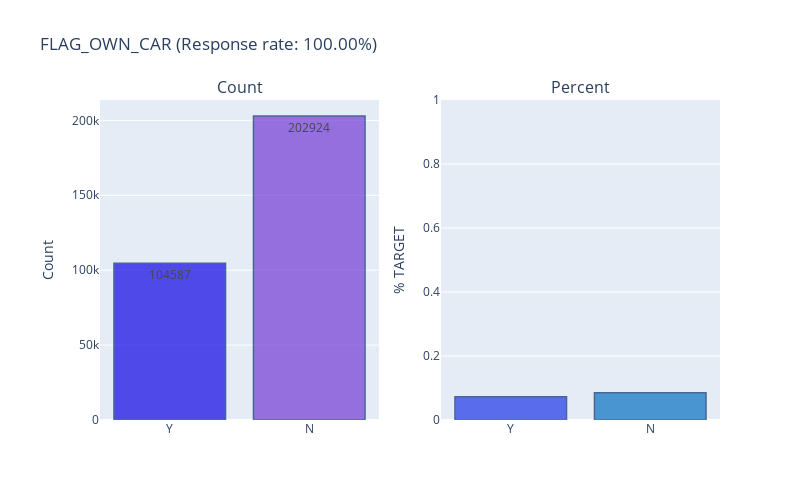

Notebook cell for this chart:
### Markdown cell above
### 2.1.3. Do you have an own car?

### Code cell
temp_col = features_dtype_object[2]
plot_count_percent_for_object(application_train, temp_col)

### Figure 1 — Plotly figure (JSON) as saved in the notebook; plotly's stock layout.template omitted (floating-point values rounded to 4 significant figures)
{"data": [{"marker": {"color": ["#1205E5", "#743BD5", "#91E594", "#CF4DA6", "#6714EC", "#3B5DD0", "#CA6266", "#E7BE96", "#42BF05", "#649A67", "#2D6130", "#4178E9", "#C81E9D", "#DA6F9D", "#5B3D1E", "#E8807C", "#3EEB93", "#062151", "#5D0465", "#7847B2", "#F7B6B0", "#0FC62D", "#E90FDF", "#BBEAD6", "#011275", "#45E655", "#D2A889", "#75DFDB", "#A3513B", "#16EB87", "#AF248C", "#3FB400", "#5B5A4F", "#8D4BA3", "#7852FB", "#1B76B6", "#2C4BDD", "#31AAC8", "#0727AA", "#F2A421", "#3DBE4F", "#5E04D7", "#7E29AB", "#8F6610", "#ED066E", "#E7FD62", "#B3AB7C", "#271747", "#7EAE90", "#721A13", "#A2FA62", "#DD933F", "#C9E074", "#92FDB1", "#5B4978", "#BD502E", "#76BF99", "#57E5FF", "#9FD259", "#5B1506", "#347F35", "#9C730B", "#E30839", "#7DC191", "#45E051", "#2B42FE", "#FD2B2F", "#22ED64", "#3CB40B", "#FEF729", "#78C340", "#98CAAC", "#BFCC64", "#D24EF0", "#4B0EB0", "#F30309", "#BA3FBC", "#FCE84D", "#1C4D42", "#7D86CD", "#C5D108", "#A0ABE1", "#E175B8", "#740902", "#E95679", "#C85D16", "#710723", "#B0F5D0", "#D00386", "#4B4BBB", "#CAA106", "#BE8B92", "#5931D8", "#ADB7C5", "#AA10BB", "#32E2CC", "#655137", "#9F566E", "#119442", "#2341EE"], "line": {"color": "rgb(8,48,107)", "width": 1.5}}, "name": "Percent", "opacity": 0.7, "orientation": "v", "text": [104587, 202924], "textfont": {"color": "rgb(0, 0, 0)", "size": 12}, "textposition": "auto", "type": "bar", "x": ["Y", "N"], "xaxis": "x", "y": [104587, 202924], "yaxis": "y"}, {"marker": {"color": ["#1F38E8", "#0871C2", "#BB59B4", "#EAA7EA", "#818CBD", "#97B7E8", "#F8B6F5", "#35CF70", "#995145", "#0AB9A7", "#C1ACF8", "#2A4CD3", "#256E1E", "#C725CF", "#E7C5BC", "#96471B", "#4EC096", "#CC0E3B", "#A056E4", "#1051D4", "#65D14C", "#9BD4FF", "#CDE7DD", "#751D8B", "#9E23DB", "#8830F4", "#E52436", "#BDCD25", "#5233BB", "#DE9376", "#69C665", "#230756", "#18314A", "#5B5FDA", "#4C912C", "#7964CA", "#F84D57", "#4C584A", "#2BDA23", "#8F54E1", "#0E9B6F", "#46A4E6", "#CD9A69", "#C7DCC5", "#CA0914", "#7288E0", "#7408C7", "#9D4077", "#B12DBA", "#255B86", "#0426A8", "#CDD3E1", "#02116B", "#58380D", "#EB7583", "#2C18C1", "#83B1ED", "#CD0531", "#E1136B", "#24154D", "#B91071", "#D6BBAD", "#8247AD", "#F3E441", "#D800C5", "#FF200D", "#136293", "#CC0190", "#12BB82", "#E02D57", "#0D386E", "#337692", "#690041", "#B3C7C4", "#977A26", "#628917", "#512D64", "#0FBA35", "#98CA52", "#D9ACD8", "#DB2505", "#CCC753", "#5A8D69", "#8D6146", "#59AC64", "#3A4A8A", "#AB0BE6", "#B73233", "#0655C3", "#6CA123", "#0909D3", "#C79478", "#0F8AE6", "#89FC56", "#74B618", "#918997", "#3839E8", "#D625F2", "#DA95C5", "#9EB9E2"], "line": {"color": "rgb(8,48,107)", "width": 1.5}}, "opacity": 0.7, "orientation": "v", "text": [["Y", 0.07244], ["N", 0.085]], "textfont": {"color": "rgb(0, 0, 0)", "size": 12}, "textposition": "auto", "type": "bar", "x": ["Y", "N"], "xaxis": "x2", "y": [0.07244, 0.085], "yaxis": "y2"}], "layout": {"annotations": [{"font": {"size": 16}, "showarrow": false, "text": "Count", "x": 0.225, "xanchor": "center", "xref": "paper", "y": 1, "yanchor": "bottom", "yref": "paper"}, {"font": {"size": 16}, "showarrow": false, "text": "Percent", "x": 0.775, "xanchor": "center", "xref": "paper", "y": 1, "yanchor": "bottom", "yref": "paper"}], "height": 500, "margin": {"l": 100}, "showlegend": false, "title": {"text": "FLAG_OWN_CAR (Response rate: 100.00%)"}, "width": 800, "xaxis": {"anchor": "y", "domain": [0, 0.45]}, "xaxis2": {"anchor": "y2", "domain": [0.55, 1]}, "yaxis": {"anchor": "x", "domain": [0, 1], "title": {"text": "Count"}}, "yaxis2": {"anchor": "x2", "domain": [0, 1], "range": [0, 1], "title": {"text": "% TARGET"}}}}
